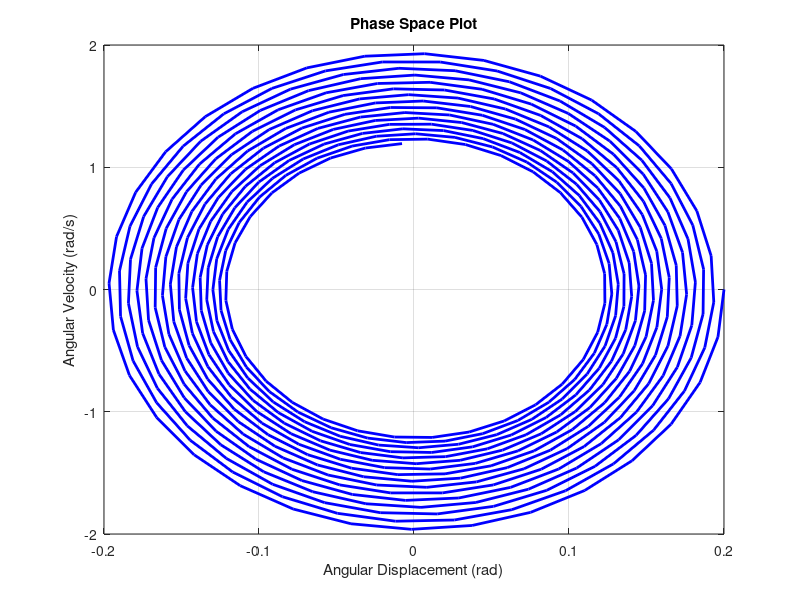
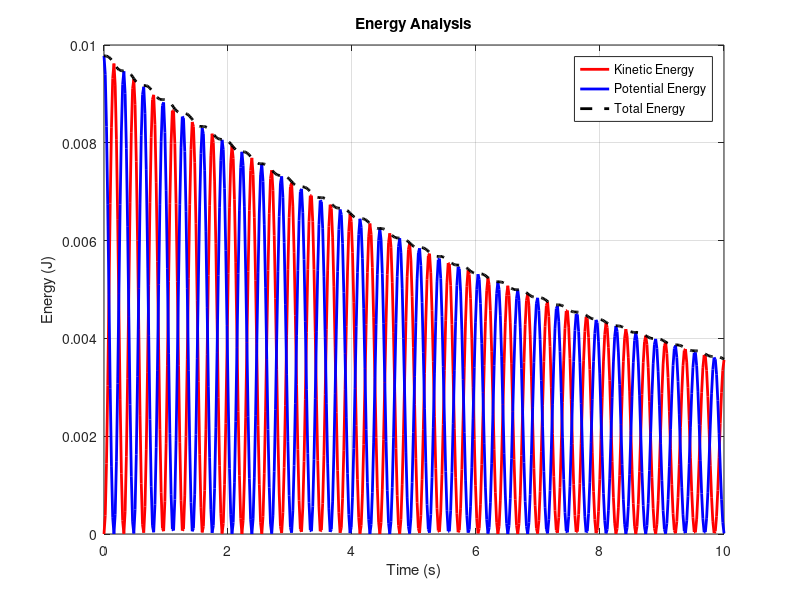
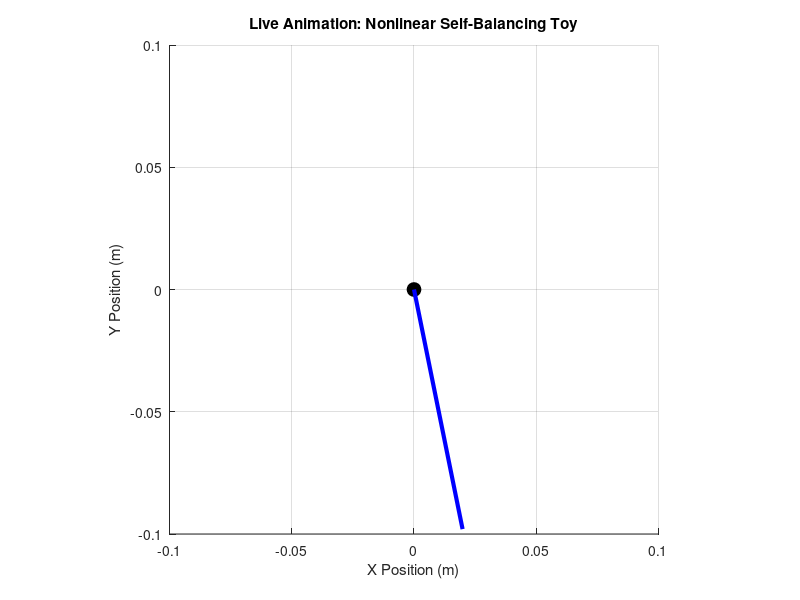

Write the MATLAB code that produced these figures, in order. (Note: this script raises an error after producing the figures.)
    % MATLAB Simulation for Nonlinear Self-Balancing Toy

clc; clear; close all;

% Parameters
m = 0.5;  % Mass (kg)
g = 9.81; % Gravity (m/s^2)
l = 0.1;  % Length (m)
b = 0.05; % Damping coefficient

% Define ODE function (Fully Nonlinear Equation of Motion)
odefun = @(t, x) [x(2); - (b/m)*x(2) - (g/l)*sin(x(1))];

% Initial conditions (Large Angle Motion)
theta0 = 0.2; % Initial angle (radians) - Set to 1 rad or 2 rad to test large-angle motion
omega0 = 0; % Initial angular velocity
x0 = [theta0; omega0];

% Time span
tspan = linspace(0, 10, 500);

% Solve ODE using ode45
[t, x] = ode45(odefun, tspan, x0);

% Compute Energy Analysis
KE = 0.5 * m * (l * x(:,2)).^2;  % Kinetic Energy = 1/2 m v^2 (where v = l * theta_dot)
PE = m * g * l * (1 - cos(x(:,1))); % Potential Energy = mg(l - l*cos(theta))
TotalEnergy = KE + PE; % Total Mechanical Energy

% Phase Space Plot
figure;
plot(x(:,1), x(:,2), 'b', 'LineWidth', 2);
grid on;
xlabel('Angular Displacement (rad)');
ylabel('Angular Velocity (rad/s)');
title('Phase Space Plot');

% Energy Plot
figure;
plot(t, KE, 'r', 'LineWidth', 2); hold on;
plot(t, PE, 'b', 'LineWidth', 2);
plot(t, TotalEnergy, 'k--', 'LineWidth', 2);
grid on;
xlabel('Time (s)');
ylabel('Energy (J)');
legend('Kinetic Energy', 'Potential Energy', 'Total Energy');
title('Energy Analysis');

% Animation setup
figure;
axis equal;
hold on;
xlim([-l, l]); ylim([-l, l]);
grid on;
title('Live Animation: Nonlinear Self-Balancing Toy');
xlabel('X Position (m)'); ylabel('Y Position (m)');

% Toy pivot point
plot(0, 0, 'ko', 'MarkerSize', 10, 'MarkerFaceColor', 'k');

% Create toy rod
rod = line([0, l*sin(x(1,1))], [0, -l*cos(x(1,1))], 'LineWidth', 3, 'Color', 'b');

% Animation loop
for i = 1:length(t)
    % Update rod position
    rod.XData = [0, l*sin(x(i,1))];
    rod.YData = [0, -l*cos(x(i,1))];
    
    drawnow;
end
